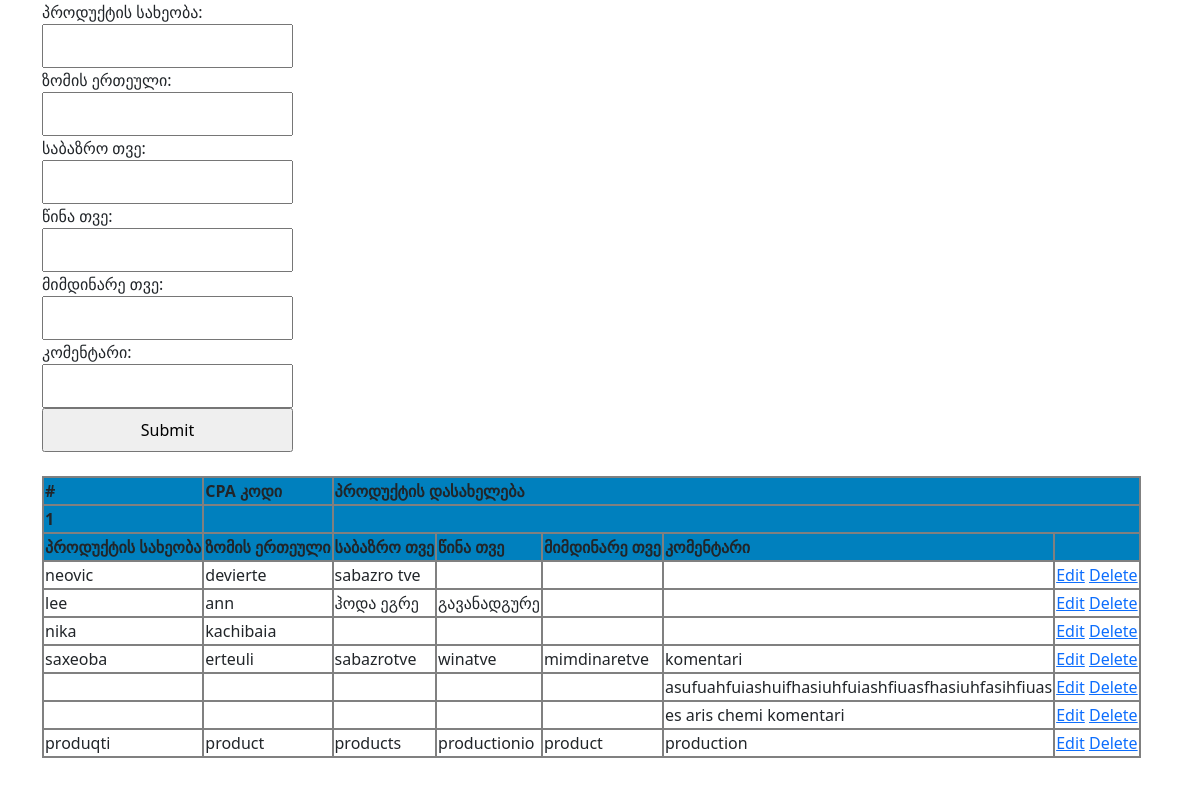
The page /surveytable/index.php on the database its author committed.
### tables this page shows
CREATE TABLE `products` (
  `userid` int(11) NOT NULL,
  `saxeoba` varchar(30) NOT NULL,
  `erteuli` varchar(30) NOT NULL,
  `sabazrotve` varchar(50) DEFAULT NULL,
  `winatve` varchar(50) DEFAULT NULL,
  `mimdinaretve` varchar(50) DEFAULT NULL,
  `komentari` varchar(50) DEFAULT NULL
);

### surveytable/index.php (the view, shortened to what this page needs)
<!DOCTYPE html>
<html lang="en">
<head>
	<link rel="stylesheet" href="css/bootstrap.css">
	<link rel="stylesheet" href="css/style.css">
	<link rel="stylesheet" href="css/responsive.css">
</head>
<body>
	<div class="container container-sm">
		<form method="POST" action="add.php" class="form-text-input">
			<label>პროდუქტის სახეობა:</label><input class="p-2 flex-fill" type="text" name="saxeoba">
			<label>ზომის ერთეული:</label><input class="p-2 flex-fill" type="text" name="erteuli">
			<label>საბაზრო თვე:</label><input class="p-2 flex-fill" type="text" name="sabazrotve">
			<label>წინა თვე:</label><input class="p-2 flex-fill" type="text" name="winatve">
			<label>მიმდინარე თვე:</label><input class="p-2 flex-fill" type="text" name="mimdinaretve">
			<label>კომენტარი:</label><input class="p-2 flex-fill" type="text" name="komentari">
			<input class="p-2 flex-fill" type="submit" name="add">
		</form>
	</div>
	<br>
	<div class="container">
		<table border="1" class="table-responsive">
			<thead class="table_background">
				<th colspan="1">#</th>
				<th colspan="1">CPA კოდი</th>
				<th colspan="5">პროდუქტის დასახელება</th>
			</thead>
			<thead class="table_background">
				<th colspan="1">1</th>
				<th colspan="1"></th>
				<th colspan="5"></th>
			</thead>
			<thead class="table_background">
				<th>პროდუქტის სახეობა</th>
				<th>ზომის ერთეული</th>
				<th>საბაზრო თვე</th>
				<th>წინა თვე</th>
				<th>მიმდინარე თვე</th>
				<th>კომენტარი</th>
				<th></th>
			</thead>
			<tbody>
				<?php
				include('conn.php');
				$query = mysqli_query($conn, "select * from `products`");
				while ($row = mysqli_fetch_array($query)) {
				?>
					<tr class="table-hover">
						<td><?php echo $row['saxeoba']; ?></td>
						<td><?php echo $row['erteuli']; ?></td>
						<td><?php echo $row['sabazrotve']; ?></td>
						<td><?php echo $row['winatve']; ?></td>
						<td><?php echo $row['mimdinaretve']; ?></td>
						<td><?php echo $row['komentari']; ?></td>
						<td>
							<a href="edit.php?id=<?php echo $row['userid']; ?>">Edit</a>
							<a href="delete.php?id=<?php echo $row['userid']; ?>">Delete</a>
						</td>
					</tr>
				<?php
				}
				?>
			</tbody>
		</table>
	</div>
</body>
</html>

### surveytable/css/style.css (style rules this page uses)
:root { --geostat-color: #0080be; --bs-blue: #0d6efd; --bs-indigo: #6610f2; --bs-purple: #6f42c1; --bs-pink: #d63384; --bs-red: #dc3545; --bs-orange: #fd7e14; --bs-yellow: #ffc107; --bs-green: #198754; --bs-teal: #20c997; --bs-cyan: #0dcaf0; --bs-white: #fff; --bs-gray: #6c757d; --bs-gray-dark: #343a40; --bs-primary: #0d6efd; --bs-secondary: #6c757d; --bs-success: #198754; --bs-info: #0dcaf0; --bs-warning: #ffc107; --bs-danger: #dc3545; --bs-light: #f8f9fa; --bs-dark: #212529; --bs-font-sans-serif: system-ui, -apple-system, "Segoe UI", Roboto, "Helvetica Neue", Arial, "Noto Sans", "Liberation Sans", sans-serif, "Apple Color Emoji", "Segoe UI Emoji", "Segoe UI Symbol", "Noto Color Emoji"; --bs-font-monospace: SFMono-Regular, Menlo, Monaco, Consolas, "Liberation Mono", "Courier New", monospace; --bs-gradient: linear-gradient(180deg, rgba(255, 255, 255, 0.15), rgba(255, 255, 255, 0)); }
*, *::before, *::after { box-sizing: border-box; }
@media (prefers-reduced-motion: no-preference) { :root { scroll-behavior: smooth; } }
body { margin: 0; font-family: var(--bs-font-sans-serif); font-size: 1rem; font-weight: 400; line-height: 1.5; color: #212529; background-color: #fff; -webkit-text-size-adjust: 100%; -webkit-tap-highlight-color: rgba(0, 0, 0, 0); }
.container, .container-fluid, .container-sm, .container-md, .container-lg, .container-xl, .container-xxl { display: flex; flex-wrap: inherit; align-items: center; justify-content: space-between; }
.table-responsive { overflow-x: auto; -webkit-overflow-scrolling: touch; }
th, td { border-width: 2px !important; }
.table_background { background-color: var(--geostat-color); }
.form-text-input { display: grid; }

### surveytable/css/responsive.css (style rules this page uses)
@media (min-width: 576px) { .container-sm, .container { max-width: 540px; } }
@media (min-width: 768px) { .container-md, .container-sm, .container { max-width: 720px; } }
@media (min-width: 992px) { .container-lg, .container-md, .container-sm, .container { max-width: 960px; } }
@media (min-width: 1200px) { .container-xl, .container-lg, .container-md, .container-sm, .container { max-width: 1140px; } }

### rows shown on the page
products: saxeoba "neovic", erteuli "devierte", sabazrotve "sabazro tve"
products: saxeoba "lee", erteuli "ann", sabazrotve "ჰოდა ეგრე", winatve "გავანადგურე"
products: saxeoba "nika", erteuli "kachibaia"
products: saxeoba "saxeoba", erteuli "erteuli", sabazrotve "sabazrotve", winatve "winatve", mimdinaretve "mimdinaretve", komentari "komentari"
products: komentari "asufuahfuiashuifhasiuhfuiashfiuasfhasiuhfasihfiuas"
products: komentari "es aris chemi komentari"
products: saxeoba "produqti", erteuli "product", sabazrotve "products", winatve "productionio", mimdinaretve "product", komentari "production"
